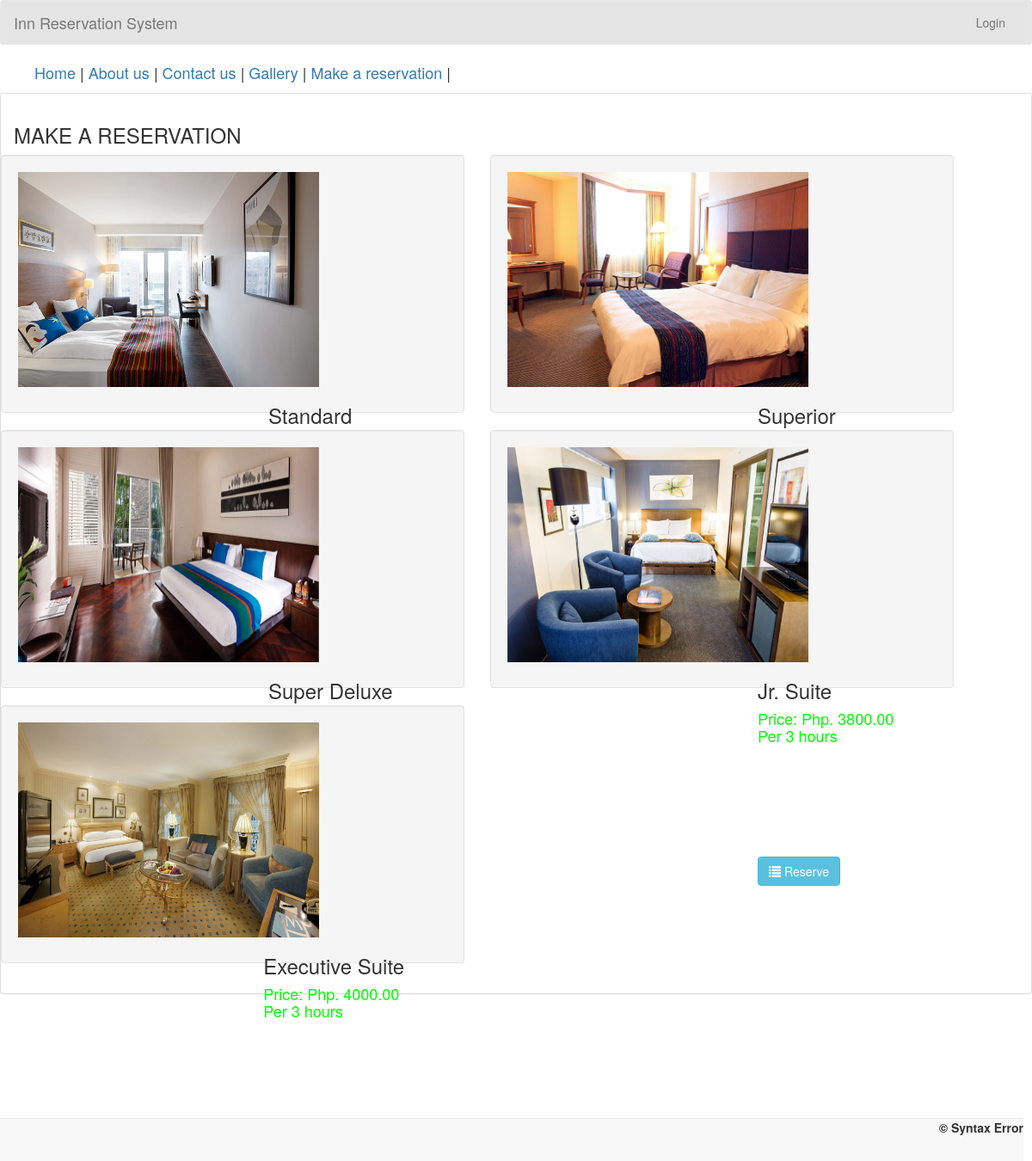
Before: /reservationold.php with the older database file.
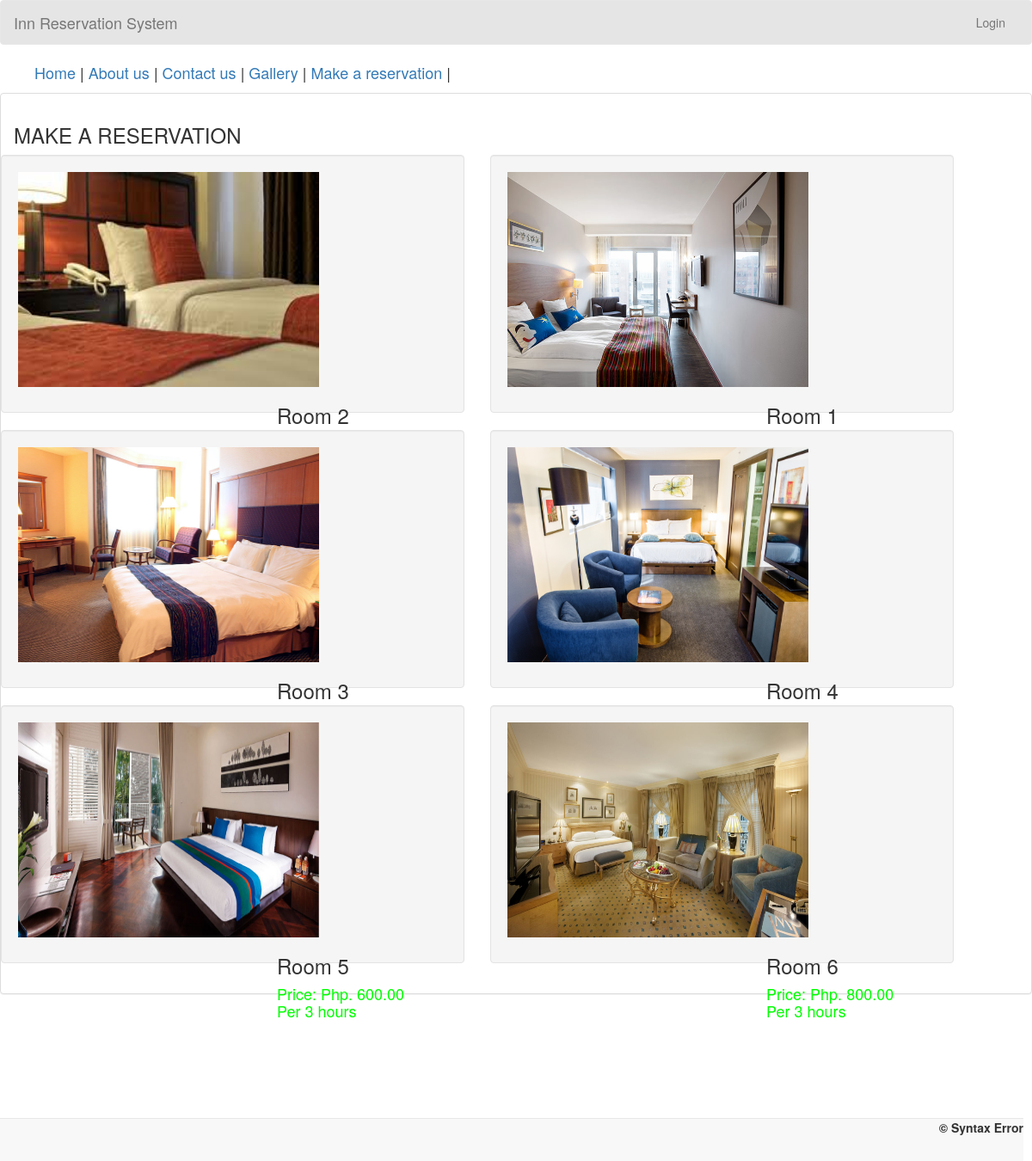
After: the same page with the newer database file.
### tables this page shows
CREATE TABLE `room` (
  `room_id` int(11) NOT NULL,
  `room_type` varchar(50) NOT NULL,
  `price` varchar(11) NOT NULL,
  `photo` varchar(100) NOT NULL
);

### reservationold.php (the view, shortened to what this page needs)
<!DOCTYPE html>
<html lang = "en">
	<head>
		<link rel = "stylesheet" type = "text/css" href = "css/bootstrap.css " />
		<link rel = "stylesheet" type = "text/css" href = "css/style.css" />
	</head>
<body>
	<nav style = "background-color:rgba(0, 0, 0, 0.1);" class = "navbar navbar-default">
		<div  class = "container-fluid">
			<div class = "navbar-header">
				<a class = "navbar-brand" >Inn Reservation System</a>
			</div>
			<ul class = "nav navbar-nav pull-right ">
				<li class = "dropdown">
					<a class="dropdown-toggle" href="admin/">Login</a>
				</li>
			</ul>
		</div>
	</nav>
	<ul id = "menu">
		<li><a href = "index.php">Home</a></li> |
		<li><a href = "aboutus.php">About us</a></li> |
		<li><a href = "contactus.php">Contact us</a></li> |
		<li><a href = "gallery.php">Gallery</a></li> |
		<li><a href = "reservation.php">Make a reservation</a></li> |
	</ul>
	<div style = "margin-left:0;">
		<div class = "panel panel-default">
			<div class = "panel-body">
				<strong><h3>MAKE A RESERVATION</h3></strong>
				<div class="row">
				<?php
					require_once 'admin/connect.php';
					$query = $conn->query("SELECT * FROM `room` ORDER BY `price` ASC") or die(mysql_error());
					while($fetch = $query->fetch_array()){
				?>
					<div class = "well col-md-5" style = "height:300px; width:45%; margin-right:30px" >
						<div style = "float:left;">
							<img src = "photo/<?php echo $fetch['photo']?>" height = "250" width = "350"/>
						</div>
						<div style = "float:right; margin-right:50px;">
							<h3><?php echo $fetch['room_type']?></h3>
							<h4 style = "color:#00ff00;"><?php echo "Price: Php. ".$fetch['price'].".00"?> <br>Per 3 hours</h4>
							<br /><br /><br /><br /><br /><br />
							<a  href = "add_reserve.php?room_id=<?php echo $fetch['room_id']?>" class = "btn btn-info"><i class = "glyphicon glyphicon-list"></i> Reserve</a>
						</div>
					</div>
				<?php
					}
				?>
				</div>
			</div>
		</div>
	</div>
	<br />
	<br />
	<div style = "text-align:right; margin-right:10px;" class = "navbar navbar-default navbar-fixed-bottom">
		<label>&copy; Syntax Error </label>
	</div>
</body>
</html>

### css/style.css (style rules this page uses)
#menu { list-style-type:none; font-size:18px; }
#menu li { display:inline; }

Changed rows visible on the page:
removed room: photo (picture), room_type "Standard"
removed room: photo (picture), room_type "Superior"
removed room: photo (picture), room_type "Super Deluxe"
removed room: photo (picture), room_type "Jr. Suite", price "3800"
removed room: photo (picture), room_type "Executive Suite", price "4000"
added room: photo (picture), room_type "Room 2"
added room: photo (picture), room_type "Room 1"
added room: photo (picture), room_type "Room 3"
added room: photo (picture), room_type "Room 4"
added room: photo (picture), room_type "Room 5", price "600"
added room: photo (picture), room_type "Room 6", price "800"
